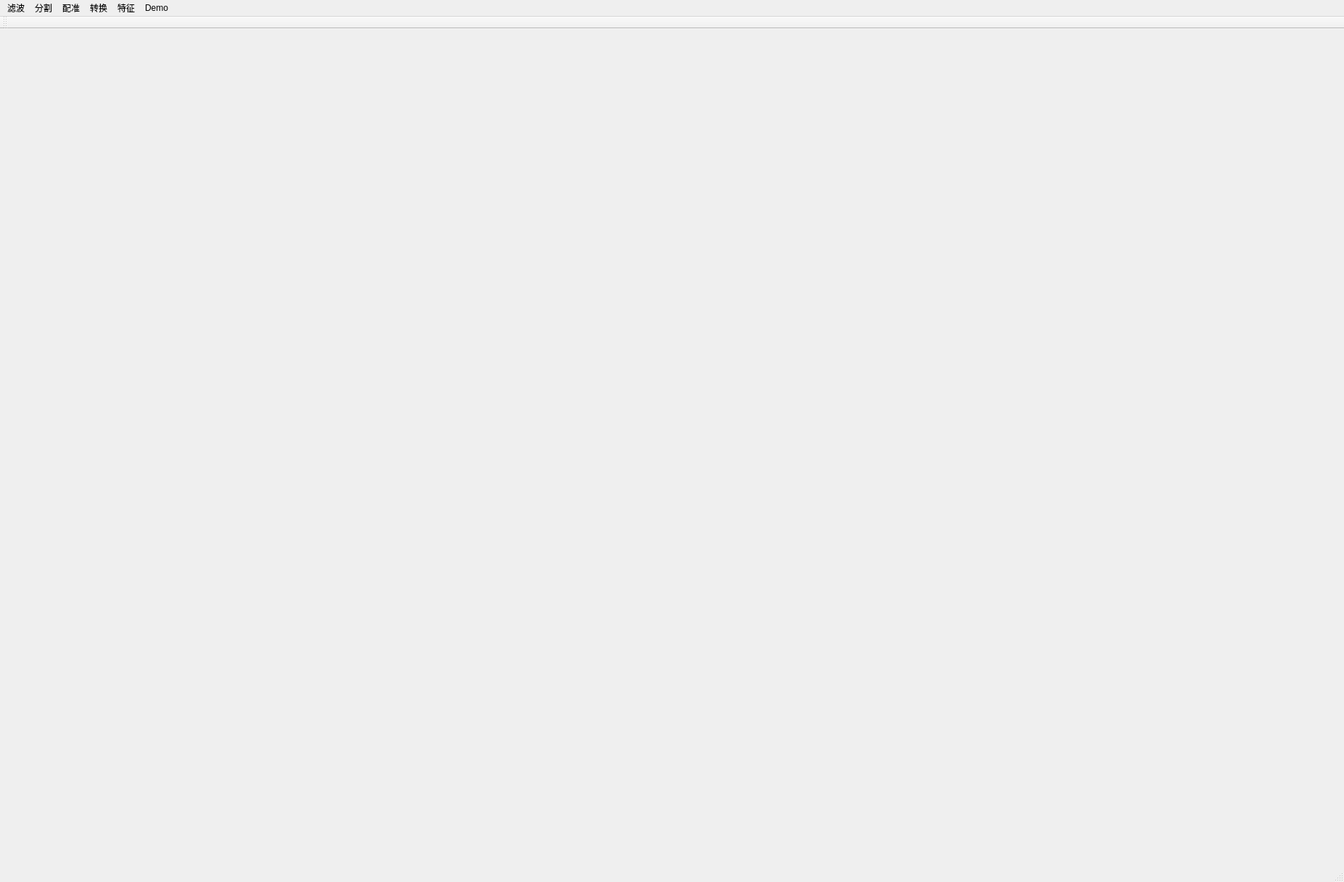
<?xml version="1.0" encoding="UTF-8"?>
<ui version="4.0">
 <class>MainWindow</class>
 <widget class="QMainWindow" name="MainWindow">
  <property name="geometry">
   <rect>
    <x>0</x>
    <y>0</y>
    <width>1854</width>
    <height>1217</height>
   </rect>
  </property>
  <property name="windowTitle">
   <string>PCL库快捷调用效果演示</string>
  </property>
  <widget class="QWidget" name="centralWidget">
   <widget class="QStackedWidget" name="stackedWidget">
    <property name="geometry">
     <rect>
      <x>10</x>
      <y>10</y>
      <width>1831</width>
      <height>1141</height>
     </rect>
    </property>
    <widget class="QWidget" name="page"/>
    <widget class="QWidget" name="page_2"/>
   </widget>
  </widget>
  <widget class="QMenuBar" name="menuBar">
   <property name="geometry">
    <rect>
     <x>0</x>
     <y>0</y>
     <width>1854</width>
     <height>26</height>
    </rect>
   </property>
   <widget class="QMenu" name="menu">
    <property name="title">
     <string>滤波</string>
    </property>
    <addaction name="actionFilter"/>
   </widget>
   <widget class="QMenu" name="menu_2">
    <property name="title">
     <string>分割</string>
    </property>
    <addaction name="actionSegmentation"/>
   </widget>
   <widget class="QMenu" name="menu_3">
    <property name="title">
     <string>配准</string>
    </property>
    <addaction name="actionRegistation"/>
   </widget>
   <widget class="QMenu" name="menu_4">
    <property name="title">
     <string>转换</string>
    </property>
    <addaction name="actionTransform"/>
   </widget>
   <widget class="QMenu" name="menu_5">
    <property name="title">
     <string>特征</string>
    </property>
    <addaction name="actionFeature"/>
   </widget>
   <widget class="QMenu" name="menuDemo">
    <property name="title">
     <string>Demo</string>
    </property>
    <addaction name="actionFlow"/>
   </widget>
   <addaction name="menu"/>
   <addaction name="menu_2"/>
   <addaction name="menu_3"/>
   <addaction name="menu_4"/>
   <addaction name="menu_5"/>
   <addaction name="menuDemo"/>
  </widget>
  <widget class="QToolBar" name="mainToolBar">
   <attribute name="toolBarArea">
    <enum>TopToolBarArea</enum>
   </attribute>
   <attribute name="toolBarBreak">
    <bool>false</bool>
   </attribute>
  </widget>
  <widget class="QStatusBar" name="statusBar"/>
  <action name="action8">
   <property name="text">
    <string>8</string>
   </property>
  </action>
  <action name="actionFilter">
   <property name="text">
    <string>Filter</string>
   </property>
  </action>
  <action name="actionSegmentation">
   <property name="text">
    <string>Segmentation</string>
   </property>
  </action>
  <action name="actionRegistation">
   <property name="text">
    <string>Registation</string>
   </property>
  </action>
  <action name="actionTransform">
   <property name="text">
    <string>Transform</string>
   </property>
  </action>
  <action name="actionFeature">
   <property name="text">
    <string>Feature</string>
   </property>
  </action>
  <action name="actionFlow">
   <property name="text">
    <string>Flow</string>
   </property>
  </action>
 </widget>
 <layoutdefault spacing="6" margin="11"/>
 <resources/>
 <connections/>
</ui>
